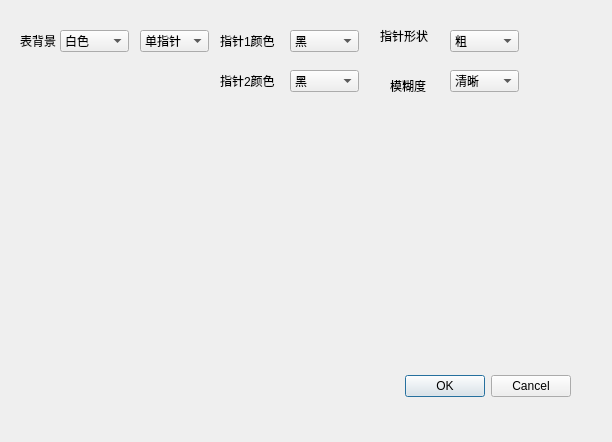
<?xml version="1.0" encoding="UTF-8"?>
<ui version="4.0">
 <class>Dialog</class>
 <widget class="QDialog" name="Dialog">
  <property name="geometry">
   <rect>
    <x>0</x>
    <y>0</y>
    <width>612</width>
    <height>442</height>
   </rect>
  </property>
  <property name="windowTitle">
   <string>Dialog</string>
  </property>
  <widget class="QDialogButtonBox" name="buttonBox">
   <property name="geometry">
    <rect>
     <x>230</x>
     <y>370</y>
     <width>341</width>
     <height>32</height>
    </rect>
   </property>
   <property name="orientation">
    <enum>Qt::Horizontal</enum>
   </property>
   <property name="standardButtons">
    <set>QDialogButtonBox::Cancel|QDialogButtonBox::Ok</set>
   </property>
  </widget>
  <widget class="QComboBox" name="comboBox">
   <property name="geometry">
    <rect>
     <x>60</x>
     <y>30</y>
     <width>69</width>
     <height>22</height>
    </rect>
   </property>
   <item>
    <property name="text">
     <string>白色</string>
    </property>
   </item>
   <item>
    <property name="text">
     <string>非白色</string>
    </property>
   </item>
  </widget>
  <widget class="QComboBox" name="comboBox_2">
   <property name="geometry">
    <rect>
     <x>140</x>
     <y>30</y>
     <width>69</width>
     <height>22</height>
    </rect>
   </property>
   <item>
    <property name="text">
     <string>单指针</string>
    </property>
   </item>
   <item>
    <property name="text">
     <string>双指针</string>
    </property>
   </item>
  </widget>
  <widget class="QComboBox" name="comboBox_3">
   <property name="geometry">
    <rect>
     <x>290</x>
     <y>30</y>
     <width>69</width>
     <height>22</height>
    </rect>
   </property>
   <item>
    <property name="text">
     <string>黑</string>
    </property>
   </item>
   <item>
    <property name="text">
     <string>白</string>
    </property>
   </item>
   <item>
    <property name="text">
     <string>红</string>
    </property>
   </item>
   <item>
    <property name="text">
     <string>黄</string>
    </property>
   </item>
  </widget>
  <widget class="QLabel" name="label">
   <property name="geometry">
    <rect>
     <x>20</x>
     <y>20</y>
     <width>71</width>
     <height>41</height>
    </rect>
   </property>
   <property name="text">
    <string>表背景</string>
   </property>
  </widget>
  <widget class="QLabel" name="label_2">
   <property name="geometry">
    <rect>
     <x>220</x>
     <y>30</y>
     <width>61</width>
     <height>21</height>
    </rect>
   </property>
   <property name="text">
    <string>指针1颜色</string>
   </property>
  </widget>
  <widget class="QLabel" name="label_3">
   <property name="geometry">
    <rect>
     <x>380</x>
     <y>20</y>
     <width>61</width>
     <height>31</height>
    </rect>
   </property>
   <property name="text">
    <string>指针形状</string>
   </property>
  </widget>
  <widget class="QComboBox" name="comboBox_4">
   <property name="geometry">
    <rect>
     <x>450</x>
     <y>30</y>
     <width>69</width>
     <height>22</height>
    </rect>
   </property>
   <item>
    <property name="text">
     <string>粗</string>
    </property>
   </item>
   <item>
    <property name="text">
     <string>细</string>
    </property>
   </item>
  </widget>
  <widget class="QComboBox" name="comboBox_5">
   <property name="geometry">
    <rect>
     <x>290</x>
     <y>70</y>
     <width>69</width>
     <height>22</height>
    </rect>
   </property>
   <item>
    <property name="text">
     <string>黑</string>
    </property>
   </item>
   <item>
    <property name="text">
     <string>白</string>
    </property>
   </item>
   <item>
    <property name="text">
     <string>红</string>
    </property>
   </item>
   <item>
    <property name="text">
     <string>黄</string>
    </property>
   </item>
  </widget>
  <widget class="QLabel" name="label_4">
   <property name="geometry">
    <rect>
     <x>220</x>
     <y>70</y>
     <width>61</width>
     <height>21</height>
    </rect>
   </property>
   <property name="text">
    <string>指针2颜色</string>
   </property>
  </widget>
  <widget class="QLabel" name="label_5">
   <property name="geometry">
    <rect>
     <x>390</x>
     <y>80</y>
     <width>54</width>
     <height>12</height>
    </rect>
   </property>
   <property name="text">
    <string>模糊度</string>
   </property>
  </widget>
  <widget class="QComboBox" name="comboBox_6">
   <property name="geometry">
    <rect>
     <x>450</x>
     <y>70</y>
     <width>69</width>
     <height>22</height>
    </rect>
   </property>
   <item>
    <property name="text">
     <string>清晰</string>
    </property>
   </item>
   <item>
    <property name="text">
     <string>模糊</string>
    </property>
   </item>
   <item>
    <property name="text">
     <string>其它</string>
    </property>
   </item>
  </widget>
 </widget>
 <resources/>
 <connections>
  <connection>
   <sender>buttonBox</sender>
   <signal>accepted()</signal>
   <receiver>Dialog</receiver>
   <slot>accept()</slot>
   <hints>
    <hint type="sourcelabel">
     <x>448</x>
     <y>384</y>
    </hint>
    <hint type="destinationlabel">
     <x>157</x>
     <y>274</y>
    </hint>
   </hints>
  </connection>
  <connection>
   <sender>buttonBox</sender>
   <signal>rejected()</signal>
   <receiver>Dialog</receiver>
   <slot>reject()</slot>
   <hints>
    <hint type="sourcelabel">
     <x>516</x>
     <y>390</y>
    </hint>
    <hint type="destinationlabel">
     <x>286</x>
     <y>274</y>
    </hint>
   </hints>
  </connection>
  <connection>
   <sender>comboBox</sender>
   <signal>activated(int)</signal>
   <receiver>Dialog</receiver>
   <slot>accept()</slot>
   <hints>
    <hint type="sourcelabel">
     <x>98</x>
     <y>38</y>
    </hint>
    <hint type="destinationlabel">
     <x>94</x>
     <y>96</y>
    </hint>
   </hints>
  </connection>
  <connection>
   <sender>comboBox_2</sender>
   <signal>activated(int)</signal>
   <receiver>Dialog</receiver>
   <slot>accept()</slot>
   <hints>
    <hint type="sourcelabel">
     <x>176</x>
     <y>37</y>
    </hint>
    <hint type="destinationlabel">
     <x>181</x>
     <y>25</y>
    </hint>
   </hints>
  </connection>
  <connection>
   <sender>comboBox_3</sender>
   <signal>activated(int)</signal>
   <receiver>Dialog</receiver>
   <slot>accept()</slot>
   <hints>
    <hint type="sourcelabel">
     <x>326</x>
     <y>36</y>
    </hint>
    <hint type="destinationlabel">
     <x>330</x>
     <y>28</y>
    </hint>
   </hints>
  </connection>
  <connection>
   <sender>comboBox_5</sender>
   <signal>activated(int)</signal>
   <receiver>Dialog</receiver>
   <slot>accept()</slot>
   <hints>
    <hint type="sourcelabel">
     <x>323</x>
     <y>89</y>
    </hint>
    <hint type="destinationlabel">
     <x>318</x>
     <y>117</y>
    </hint>
   </hints>
  </connection>
  <connection>
   <sender>comboBox_4</sender>
   <signal>activated(int)</signal>
   <receiver>Dialog</receiver>
   <slot>accept()</slot>
   <hints>
    <hint type="sourcelabel">
     <x>485</x>
     <y>45</y>
    </hint>
    <hint type="destinationlabel">
     <x>485</x>
     <y>57</y>
    </hint>
   </hints>
  </connection>
  <connection>
   <sender>comboBox_6</sender>
   <signal>activated(int)</signal>
   <receiver>Dialog</receiver>
   <slot>accept()</slot>
   <hints>
    <hint type="sourcelabel">
     <x>462</x>
     <y>82</y>
    </hint>
    <hint type="destinationlabel">
     <x>462</x>
     <y>102</y>
    </hint>
   </hints>
  </connection>
 </connections>
</ui>
